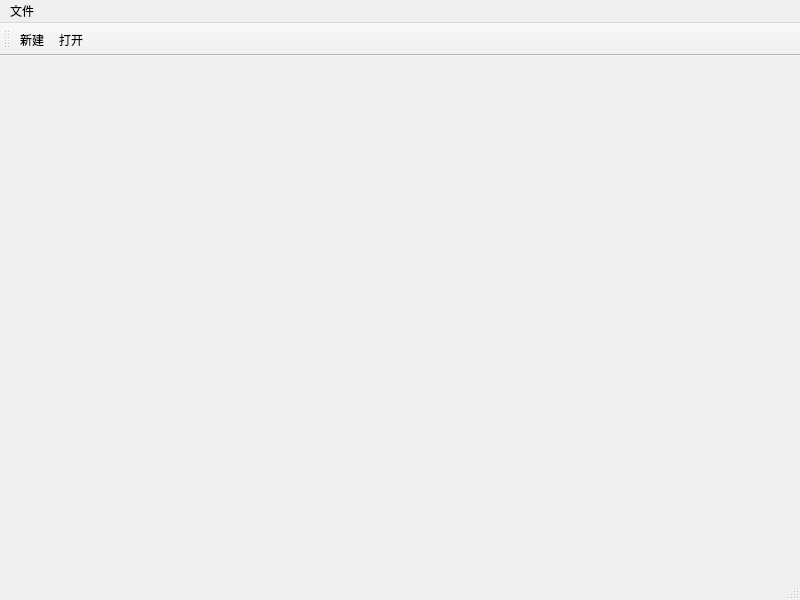
<?xml version="1.0" encoding="UTF-8"?>
<ui version="4.0">
 <class>MainWindow</class>
 <widget class="QMainWindow" name="MainWindow">
  <property name="geometry">
   <rect>
    <x>0</x>
    <y>0</y>
    <width>800</width>
    <height>600</height>
   </rect>
  </property>
  <property name="windowTitle">
   <string>MainWindow</string>
  </property>
  <widget class="QWidget" name="centralwidget"/>
  <widget class="QMenuBar" name="menubar">
   <property name="geometry">
    <rect>
     <x>0</x>
     <y>0</y>
     <width>800</width>
     <height>23</height>
    </rect>
   </property>
   <widget class="QMenu" name="menu">
    <property name="title">
     <string>文件</string>
    </property>
    <addaction name="actionNew"/>
    <addaction name="actionOpen"/>
   </widget>
   <addaction name="menu"/>
  </widget>
  <widget class="QStatusBar" name="statusbar"/>
  <widget class="QToolBar" name="toolBar">
   <property name="windowTitle">
    <string>toolBar</string>
   </property>
   <attribute name="toolBarArea">
    <enum>TopToolBarArea</enum>
   </attribute>
   <attribute name="toolBarBreak">
    <bool>false</bool>
   </attribute>
   <addaction name="actionNew"/>
   <addaction name="actionOpen"/>
  </widget>
  <action name="actionNew">
   <property name="text">
    <string>新建</string>
   </property>
  </action>
  <action name="actionOpen">
   <property name="text">
    <string>打开</string>
   </property>
  </action>
 </widget>
 <resources/>
 <connections/>
</ui>
